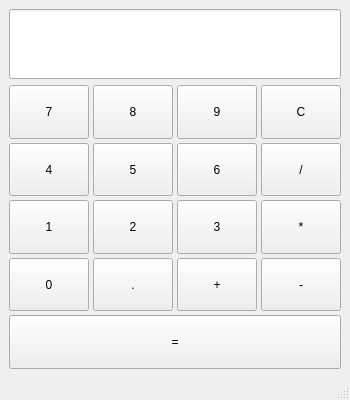
<?xml version="1.0" encoding="UTF-8"?>
<ui version="4.0">
 <class>Calculator</class>
 <widget class="QMainWindow" name="Calculator">
  <property name="geometry">
   <rect>
    <x>0</x>
    <y>0</y>
    <width>332</width>
    <height>400</height>
   </rect>
  </property>
  <property name="windowTitle">
   <string>Calculator</string>
  </property>
  <widget class="QWidget" name="centralwidget">
   <layout class="QVBoxLayout" name="verticalLayout">
    <item>
     <widget class="QLineEdit" name="lineEdit">
      <property name="sizePolicy">
       <sizepolicy hsizetype="Expanding" vsizetype="Fixed">
        <horstretch>0</horstretch>
        <verstretch>0</verstretch>
       </sizepolicy>
      </property>
      <property name="minimumSize">
       <size>
        <width>0</width>
        <height>70</height>
       </size>
      </property>
     </widget>
    </item>
    <item>
     <layout class="QGridLayout" name="gridLayout" rowstretch="0,0,0,0,0" columnstretch="0,0,0,0">
      <property name="spacing">
       <number>4</number>
      </property>
      <item row="0" column="0">
       <widget class="QPushButton" name="btn_7">
        <property name="sizePolicy">
         <sizepolicy hsizetype="Expanding" vsizetype="Expanding">
          <horstretch>0</horstretch>
          <verstretch>0</verstretch>
         </sizepolicy>
        </property>
        <property name="text">
         <string>7</string>
        </property>
       </widget>
      </item>
      <item row="0" column="1">
       <widget class="QPushButton" name="btn_8">
        <property name="sizePolicy">
         <sizepolicy hsizetype="Expanding" vsizetype="Expanding">
          <horstretch>0</horstretch>
          <verstretch>0</verstretch>
         </sizepolicy>
        </property>
        <property name="text">
         <string>8</string>
        </property>
       </widget>
      </item>
      <item row="0" column="2">
       <widget class="QPushButton" name="btn_9">
        <property name="sizePolicy">
         <sizepolicy hsizetype="Expanding" vsizetype="Expanding">
          <horstretch>0</horstretch>
          <verstretch>0</verstretch>
         </sizepolicy>
        </property>
        <property name="text">
         <string>9</string>
        </property>
       </widget>
      </item>
      <item row="0" column="3">
       <widget class="QPushButton" name="btn_clear">
        <property name="sizePolicy">
         <sizepolicy hsizetype="Expanding" vsizetype="Expanding">
          <horstretch>0</horstretch>
          <verstretch>0</verstretch>
         </sizepolicy>
        </property>
        <property name="text">
         <string>C</string>
        </property>
       </widget>
      </item>
      <item row="1" column="0">
       <widget class="QPushButton" name="btn_4">
        <property name="sizePolicy">
         <sizepolicy hsizetype="Expanding" vsizetype="Expanding">
          <horstretch>0</horstretch>
          <verstretch>0</verstretch>
         </sizepolicy>
        </property>
        <property name="text">
         <string>4</string>
        </property>
       </widget>
      </item>
      <item row="1" column="1">
       <widget class="QPushButton" name="btn_5">
        <property name="sizePolicy">
         <sizepolicy hsizetype="Expanding" vsizetype="Expanding">
          <horstretch>0</horstretch>
          <verstretch>0</verstretch>
         </sizepolicy>
        </property>
        <property name="text">
         <string>5</string>
        </property>
       </widget>
      </item>
      <item row="1" column="2">
       <widget class="QPushButton" name="btn_6">
        <property name="sizePolicy">
         <sizepolicy hsizetype="Expanding" vsizetype="Expanding">
          <horstretch>0</horstretch>
          <verstretch>0</verstretch>
         </sizepolicy>
        </property>
        <property name="text">
         <string>6</string>
        </property>
       </widget>
      </item>
      <item row="1" column="3">
       <widget class="QPushButton" name="btn_divide">
        <property name="sizePolicy">
         <sizepolicy hsizetype="Expanding" vsizetype="Expanding">
          <horstretch>0</horstretch>
          <verstretch>0</verstretch>
         </sizepolicy>
        </property>
        <property name="text">
         <string>/</string>
        </property>
       </widget>
      </item>
      <item row="2" column="0">
       <widget class="QPushButton" name="btn_1">
        <property name="sizePolicy">
         <sizepolicy hsizetype="Expanding" vsizetype="Expanding">
          <horstretch>0</horstretch>
          <verstretch>0</verstretch>
         </sizepolicy>
        </property>
        <property name="text">
         <string>1</string>
        </property>
       </widget>
      </item>
      <item row="2" column="1">
       <widget class="QPushButton" name="btn_2">
        <property name="sizePolicy">
         <sizepolicy hsizetype="Expanding" vsizetype="Expanding">
          <horstretch>0</horstretch>
          <verstretch>0</verstretch>
         </sizepolicy>
        </property>
        <property name="text">
         <string>2</string>
        </property>
       </widget>
      </item>
      <item row="2" column="2">
       <widget class="QPushButton" name="btn_3">
        <property name="sizePolicy">
         <sizepolicy hsizetype="Expanding" vsizetype="Expanding">
          <horstretch>0</horstretch>
          <verstretch>0</verstretch>
         </sizepolicy>
        </property>
        <property name="text">
         <string>3</string>
        </property>
       </widget>
      </item>
      <item row="2" column="3">
       <widget class="QPushButton" name="btn_multiply">
        <property name="sizePolicy">
         <sizepolicy hsizetype="Expanding" vsizetype="Expanding">
          <horstretch>0</horstretch>
          <verstretch>0</verstretch>
         </sizepolicy>
        </property>
        <property name="text">
         <string>*</string>
        </property>
       </widget>
      </item>
      <item row="3" column="0">
       <widget class="QPushButton" name="btn_0">
        <property name="sizePolicy">
         <sizepolicy hsizetype="Expanding" vsizetype="Expanding">
          <horstretch>0</horstretch>
          <verstretch>0</verstretch>
         </sizepolicy>
        </property>
        <property name="text">
         <string>0</string>
        </property>
       </widget>
      </item>
      <item row="3" column="1">
       <widget class="QPushButton" name="btn_dot">
        <property name="sizePolicy">
         <sizepolicy hsizetype="Expanding" vsizetype="Expanding">
          <horstretch>0</horstretch>
          <verstretch>0</verstretch>
         </sizepolicy>
        </property>
        <property name="text">
         <string>.</string>
        </property>
       </widget>
      </item>
      <item row="3" column="2">
       <widget class="QPushButton" name="btn_plus">
        <property name="sizePolicy">
         <sizepolicy hsizetype="Expanding" vsizetype="Expanding">
          <horstretch>0</horstretch>
          <verstretch>0</verstretch>
         </sizepolicy>
        </property>
        <property name="text">
         <string>+</string>
        </property>
       </widget>
      </item>
      <item row="3" column="3">
       <widget class="QPushButton" name="btn_minus">
        <property name="sizePolicy">
         <sizepolicy hsizetype="Expanding" vsizetype="Expanding">
          <horstretch>0</horstretch>
          <verstretch>0</verstretch>
         </sizepolicy>
        </property>
        <property name="text">
         <string>-</string>
        </property>
       </widget>
      </item>
      <item row="4" column="0" colspan="4">
       <widget class="QPushButton" name="btn_equal">
        <property name="sizePolicy">
         <sizepolicy hsizetype="Expanding" vsizetype="Expanding">
          <horstretch>0</horstretch>
          <verstretch>0</verstretch>
         </sizepolicy>
        </property>
        <property name="text">
         <string>=</string>
        </property>
       </widget>
      </item>
     </layout>
    </item>
   </layout>
  </widget>
  <widget class="QStatusBar" name="statusbar"/>
 </widget>
 <resources/>
 <connections/>
</ui>
